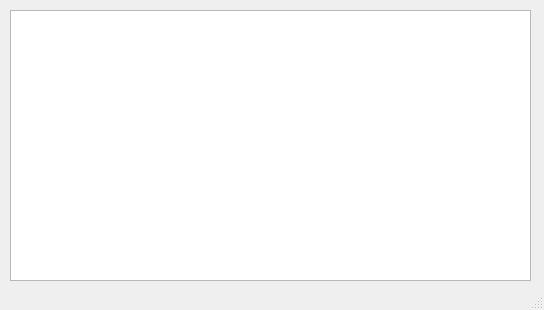
<?xml version="1.0" encoding="UTF-8"?>
<ui version="4.0">
 <class>MainWindow</class>
 <widget class="QMainWindow" name="MainWindow">
  <property name="geometry">
   <rect>
    <x>0</x>
    <y>0</y>
    <width>544</width>
    <height>310</height>
   </rect>
  </property>
  <property name="windowTitle">
   <string>Historial</string>
  </property>
  <widget class="QWidget" name="centralwidget">
   <widget class="QListView" name="lista">
    <property name="geometry">
     <rect>
      <x>10</x>
      <y>10</y>
      <width>521</width>
      <height>271</height>
     </rect>
    </property>
    <property name="spacing">
     <number>0</number>
    </property>
    <property name="modelColumn">
     <number>0</number>
    </property>
   </widget>
  </widget>
  <widget class="QMenuBar" name="menubar">
   <property name="geometry">
    <rect>
     <x>0</x>
     <y>0</y>
     <width>544</width>
     <height>21</height>
    </rect>
   </property>
  </widget>
  <widget class="QStatusBar" name="statusbar"/>
 </widget>
 <resources/>
 <connections/>
</ui>
